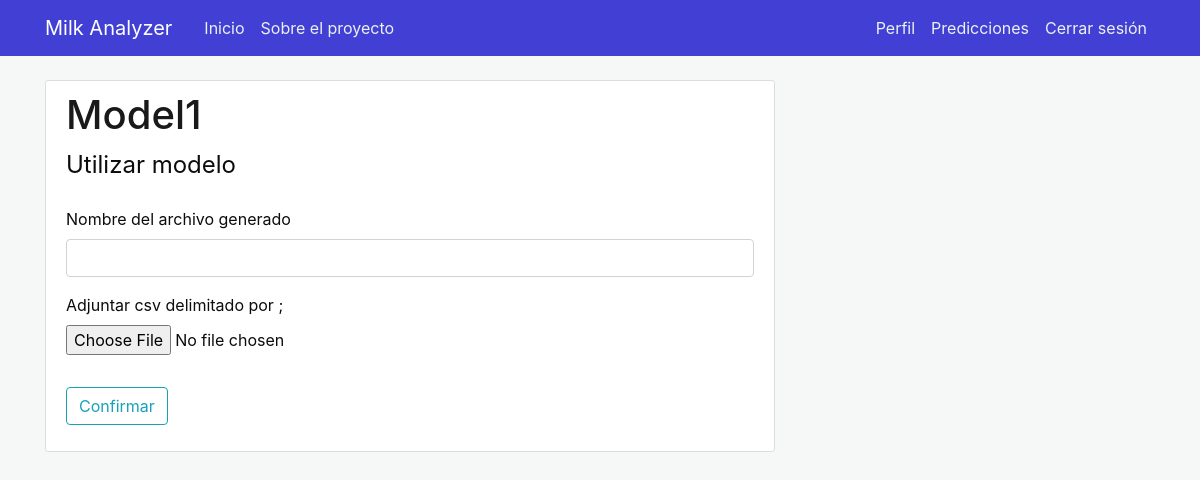
The app's page /aimodel/1/use (signed in), older data.
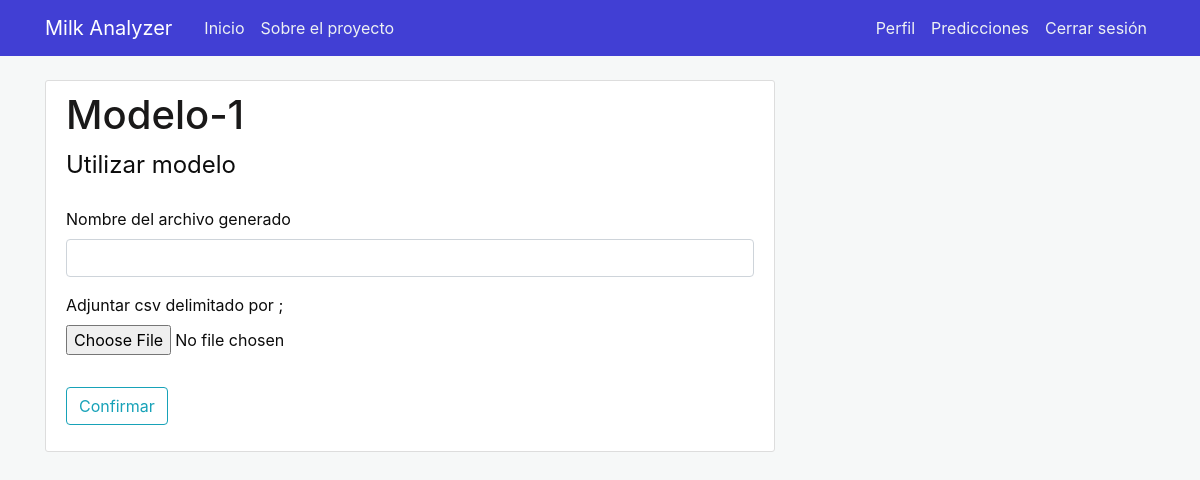
The same page, newer data.
### milkanalyzer/models.py (models this page shows, shortened)
class AIModel(db.Model):
    __tablename__ = 'aimodel'
    id = db.Column(db.Integer, primary_key=True)
    name = db.Column(db.String(50), nullable=False)
    type = db.Column(db.String(100), nullable=False)
    description = db.Column(db.Text, nullable=False)
    url = db.Column(db.String(50), nullable=False)
    aimodel_picture = db.Column(db.String(20), nullable=False, default='defaultmodel.jpg')

### milkanalyzer/aimodels/routes.py (the view, shortened to what this page needs)
@aimodels.route("/aimodel/<int:id>/use", methods=['GET', 'POST'])
@login_required
def use_aimodel(id):
    aimodel = AIModel.query.get_or_404(id)
    file_form = SelectFileForm()
    return render_template('use_aimodel.html', title='Use Model', form=file_form, aimodel=aimodel)

### milkanalyzer/aimodels/forms.py
class SelectFileForm(FlaskForm):
    file_name = StringField('Nombre del archivo generado', validators=[DataRequired()])
    csv_file = FileField('Adjuntar csv delimitado por ;', validators=[DataRequired(), FileAllowed(['csv'])])
    submit = SubmitField('Confirmar')

### milkanalyzer/models.py (called while the page is built)
@login_manager.user_loader
def get_user(user_id):
    return User.query.get(int(user_id))

### milkanalyzer/templates/use_aimodel.html (shortened to what this page needs)
{% extends "layout.html" %}
{% block content %}
<div class="content-section">
    <div class="media">
        <div class="media-body">
            <h2 class="account-heading">{{ aimodel.name }}</h2>
        </div>
    </div>
    <form method="post" action="" enctype="multipart/form-data">
        <fieldset class="form-group">
            <legend class="border-botton mb-4">
                Utilizar modelo
            </legend>
            <div class="form-group">
                {{ form.file_name.label(class="form-control-label") }}
                {% if form.file_name.errors %}
                {{ form.file_name(class="form-control is-invalid") }}
                <div class="invalid-feedback">
                    {% for error in form.file_name.errors %}
                    <span>{{ error }}</span>
                    {% endfor %}
                </div>
                {% else %}
                {{ form.file_name(class="form-control") }}
                {% endif %}
            </div>
            <div class="form-group">
                {{ form.csv_file.label() }}
                {{ form.csv_file(class="form-control-file") }}
            </div>
        </fieldset>
        <div class="form-group">
            {{ form.submit(class="btn btn-outline-info") }}
        </div>
    </form>
</div>
{% endblock content %}

Row changes from the older to the newer data that the page shows:
changed AIModel: name "Model1" → "Modelo-1"
